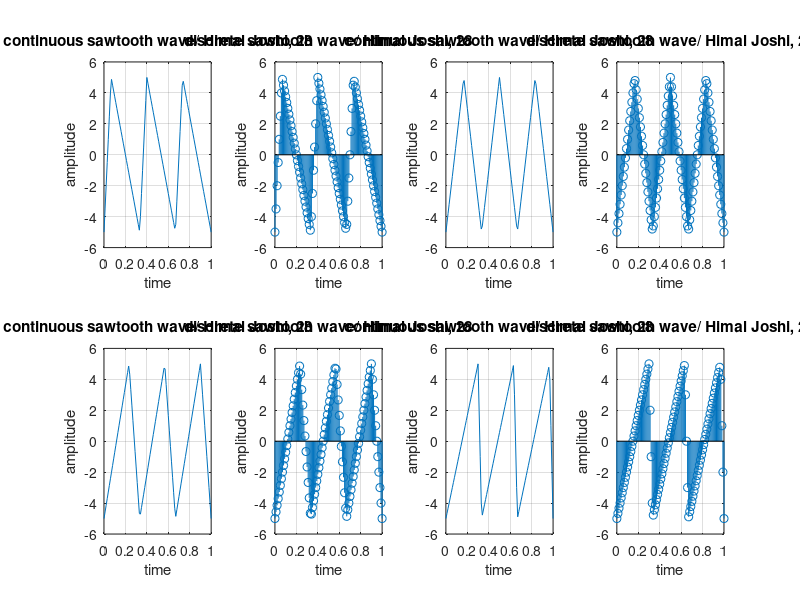

The MATLAB script that drew this image:
clc;
close all;
clear all;

A=5;
f=3;
t = 0:0.01:1;
x = A*sawtooth(2*pi*f*t,0.2);
y = A*sawtooth(2*pi*f*t,0.5);
z = A*sawtooth(2*pi*f*t,0.7);
m = A*sawtooth(2*pi*f*t,0.9);

 subplot (2,4,1)
 plot(t,x);
 xlabel('time');
 ylabel('amplitude');
 title('continuous sawtooth wave/ Himal Joshi, 28');
 grid on ;

 subplot (2,4,2)
 stem(t,x);
 xlabel('time');
 ylabel('amplitude');
 title('discrete sawtooth wave/ Himal Joshi, 28');
 grid on ;

 subplot (2,4,3)
 plot(t,y);
 xlabel('time');
 ylabel('amplitude');
 title('continuous sawtooth wave/ Himal Joshi, 28');
 grid on ;

 subplot (2,4,4)
 stem(t,y);
 xlabel('time');
 ylabel('amplitude');
 title('discrete sawtooth wave/ Himal Joshi, 28');
 grid on ;

 subplot (2,4,5)
 plot(t,z);
 xlabel('time');
 ylabel('amplitude');
 title('continuous sawtooth wave/ Himal Joshi, 28');
 grid on ;

 subplot (2,4,6)
 stem(t,z);
 xlabel('time');
 ylabel('amplitude');
 title('discrete sawtooth wave/ Himal Joshi, 28');
 grid on ;

 subplot (2,4,7)
 plot(t,m);
 xlabel('time');
 ylabel('amplitude');
 title('continuous sawtooth wave/ Himal Joshi, 28');
 grid on ;

 subplot (2,4,8)
 stem(t,m);
 xlabel('time');
 ylabel('amplitude');
 title('discrete sawtooth wave/ Himal Joshi, 28');
 grid on ;
